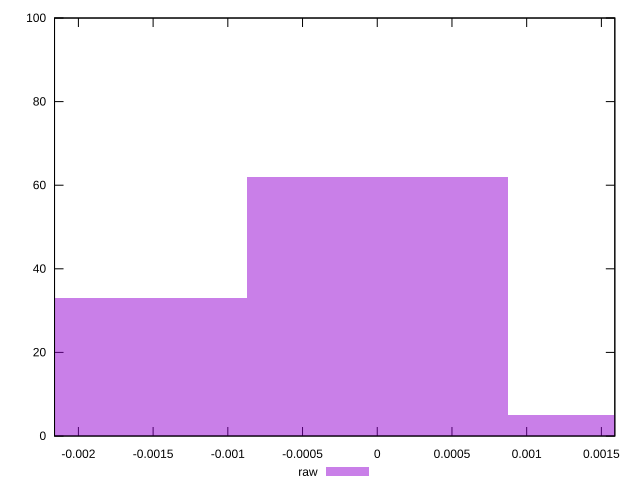

The gnuplot source for this figure:
reset

$raw <<EOF
0 62
-0.0017491477789910853 33
0.0017491477789910853 5
EOF

set key outside below
set boxwidth 0.0017491477789910853
set xrange [-0.002159735026158665:0.0015899335474080687]
set yrange [0:100]
set trange [0:100]
set style fill transparent solid 0.5 noborder
set terminal svg size 640, 490 enhanced background rgb 'white'
set output "report_00016_2021-02-10T13-31-48.338Z/meta/pScore-difference/samples/pages+cached+noadtech+nomedia/raw/histogram.svg"

plot $raw title "raw" with boxes

reset
